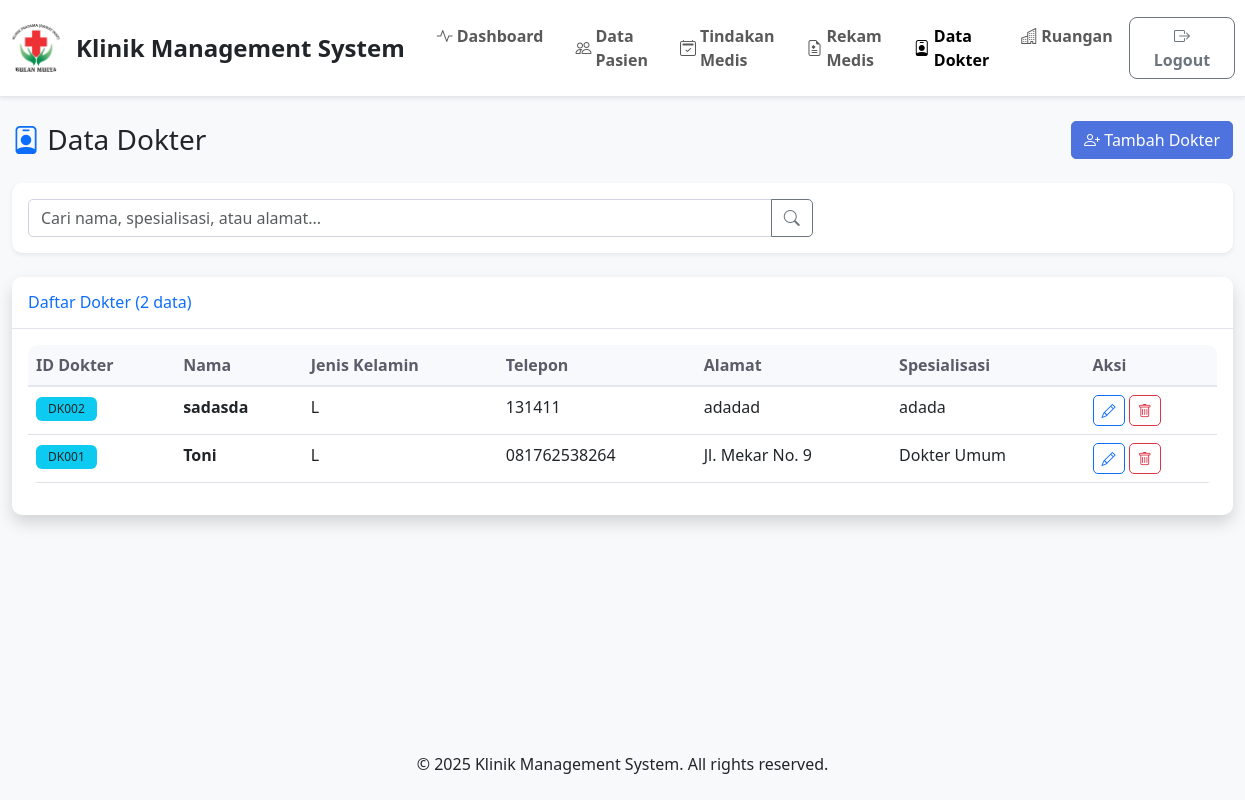
The app's page /index.php?page=dokter (signed in), older data.
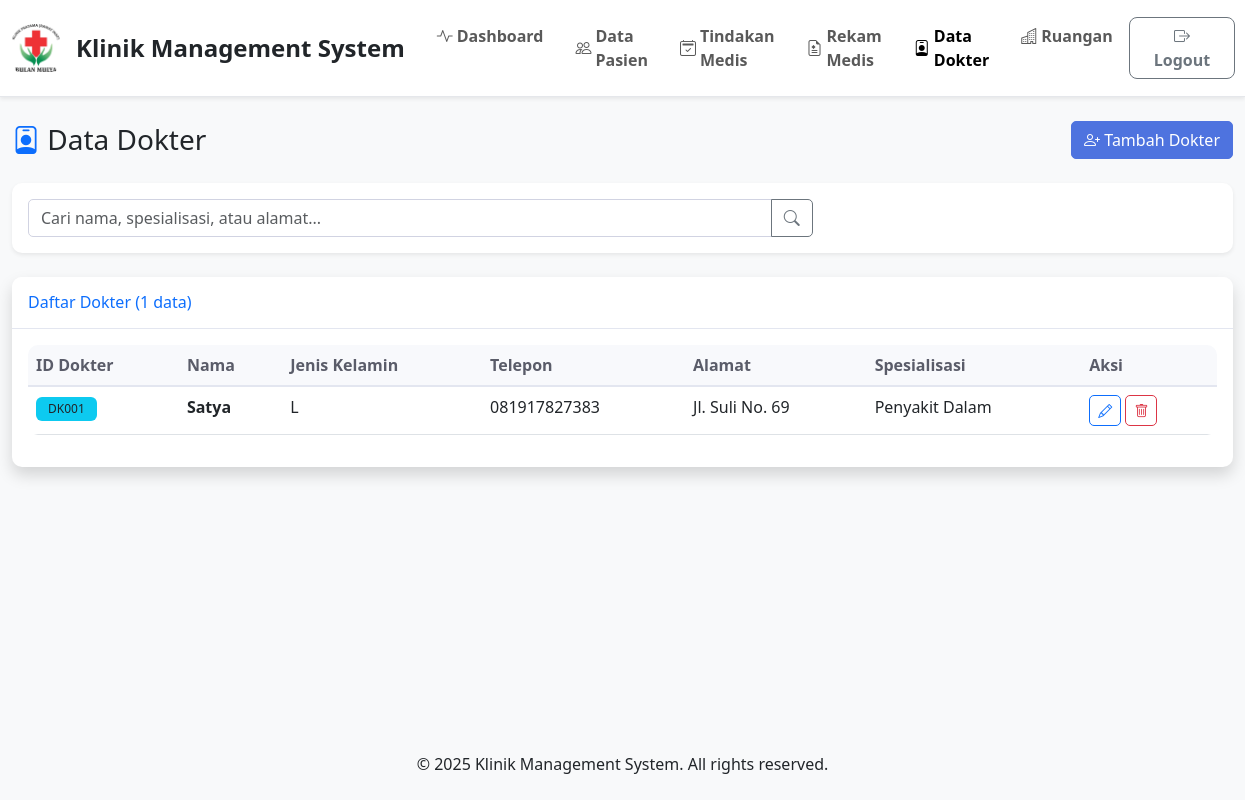
The same page, newer data.
### tables this page shows
CREATE TABLE `dokter` (
  `iddokter` int(11) NOT NULL,
  `nama` varchar(100) NOT NULL,
  `jenis_kelamin` enum('L','P') NOT NULL,
  `telpon` varchar(20) DEFAULT NULL,
  `alamat` text DEFAULT NULL,
  `spesialisasi` varchar(100) DEFAULT NULL
);

### config/database.php (called while the page is built, shortened)
<?php
try {
    $pdo = new PDO("mysql:host=" . DB_HOST . ";dbname=" . DB_NAME . ";charset=utf8", DB_USER, DB_PASS);
    $pdo->setAttribute(PDO::ATTR_ERRMODE, PDO::ERRMODE_EXCEPTION);
    $pdo->setAttribute(PDO::ATTR_DEFAULT_FETCH_MODE, PDO::FETCH_ASSOC);
} catch(PDOException $e) {
    die("Connection failed: " . $e->getMessage());
}
function executeQuery($sql, $params = []) {
    global $pdo;
    try {
        $stmt = $pdo->prepare($sql);
        $stmt->execute($params);
        return $stmt;
    } catch(PDOException $e) {
        die("Query failed: " . $e->getMessage());
    }
}
function fetchAll($sql, $params = []) {
    $stmt = executeQuery($sql, $params);
    return $stmt->fetchAll();
}
function fetchOne($sql, $params = []) {
    $stmt = executeQuery($sql, $params);
    return $stmt->fetch();
}
?>

### includes/functions.php (called while the page is built, shortened)
<?php
function getPagination($total_records, $records_per_page, $current_page) {
    $total_pages = ceil($total_records / $records_per_page);
    $offset = ($current_page - 1) * $records_per_page;
    return [
        'total_pages' => $total_pages,
        'offset' => $offset,
        'current_page' => $current_page,
        'records_per_page' => $records_per_page
    ];
}
?>

### pages/dokter.php (the view, shortened to what the changed rows need)
<?php
$search = isset($_GET['search']) ? sanitizeInput($_GET['search']) : '';
$page_num = isset($_GET['page_num']) ? (int)$_GET['page_num'] : 1;
    $where_clause = "";
    $params = [];
    $count_sql = "SELECT COUNT(*) as total FROM dokter " . $where_clause;
    $total_result = fetchOne($count_sql, $params);
    $total_records = $total_result['total'];
    $records_per_page = 10;
    $pagination = getPagination($total_records, $records_per_page, $page_num);
    $sql = "SELECT * FROM dokter {$where_clause} ORDER BY iddokter DESC LIMIT {$pagination['offset']}, {$pagination['records_per_page']}";
    $dokters = fetchAll($sql, $params);
?>
<div class="container-fluid">
    <div class="d-flex justify-content-between align-items-center mb-4">
        <h1 class="h3 mb-0">
            <i class="bi bi-person-badge text-primary"></i> Data Dokter
        </h1>
        <a href="index.php?page=dokter_add" class="btn btn-primary">
            <i class="bi bi-person-plus"></i> Tambah Dokter
        </a>
    </div>
    <div class="card mb-4">
        <div class="card-body">
            <form method="GET" action="">
                <div class="row">
                    <div class="col-md-8">
                        <div class="input-group">
                            <input type="text" class="form-control" name="search"
                                   placeholder="Cari nama, spesialisasi, atau alamat..."
                                   value="<?php echo htmlspecialchars($search); ?>">
                            <button class="btn btn-outline-secondary" type="submit">
                                <i class="bi bi-search"></i>
                            </button>
                        </div>
                    </div>
                </div>
            </form>
        </div>
    </div>
    <div class="card shadow">
        <div class="card-header py-3">
            <h6 class="m-0 font-weight-bold text-primary">
                Daftar Dokter (<?php echo number_format($total_records); ?> data)
            </h6>
        </div>
        <div class="card-body">
            <?php if (empty($dokters)): ?>
                <div class="text-center py-4">
                    <i class="bi bi-person text-muted" style="font-size: 3rem;"></i>
                    <p class="text-muted mt-2">Tidak ada data dokter</p>
                </div>
            <?php else: ?>
                <div class="table-responsive">
                    <table class="table table-hover">
                        <thead>
                            <tr>
                                <th>ID Dokter</th>
                                <th>Nama</th>
                                <th>Jenis Kelamin</th>
                                <th>Telepon</th>
                                <th>Alamat</th>
                                <th>Spesialisasi</th>
                                <th>Aksi</th>
                            </tr>
                        </thead>
                        <tbody>
                            <?php foreach ($dokters as $d): ?>
                                <tr>
                                    <td><span class="badge bg-info text-dark"><?php echo 'DK' . str_pad($d['iddokter'], 3, '0', STR_PAD_LEFT); ?></span></td>
                                    <td><strong><?php echo $d['nama']; ?></strong></td>
                                    <td><?php echo $d['jenis_kelamin']; ?></td>
                                    <td><?php echo $d['telpon']; ?></td>
                                    <td><?php echo $d['alamat']; ?></td>
                                    <td><?php echo $d['spesialisasi']; ?></td>
                                    <td>
                                        <a href="pages/dokter_edit.php?iddokter=<?php echo $d['iddokter']; ?>" class="btn btn-sm btn-outline-primary">
                                            <i class="bi bi-pencil"></i>
                                        </a>
                                        <a href="pages/dokter_delete.php?iddokter=<?php echo $d['iddokter']; ?>" class="btn btn-sm btn-outline-danger">
                                            <i class="bi bi-trash"></i>
                                        </a>
                                    </td>
                                </tr>
                            <?php endforeach; ?>
                        </tbody>
                    </table>
                </div>
            <?php endif; ?>
        </div>
    </div>
</div>

Row changes from the older to the newer data that the page shows:
removed dokter: iddokter "002", nama "sadasda", jenis_kelamin "L", telpon "131411", alamat "adadad", spesialisasi "adada"
changed dokter "001": nama "Toni" → "Satya"; telpon "081762538264" → "081917827383"; alamat "Jl. Mekar No. 9" → "Jl. Suli No. 69"; spesialisasi "Dokter Umum" → "Penyakit Dalam"
Text that changed along with them:
$total_records: "2" → "1"
